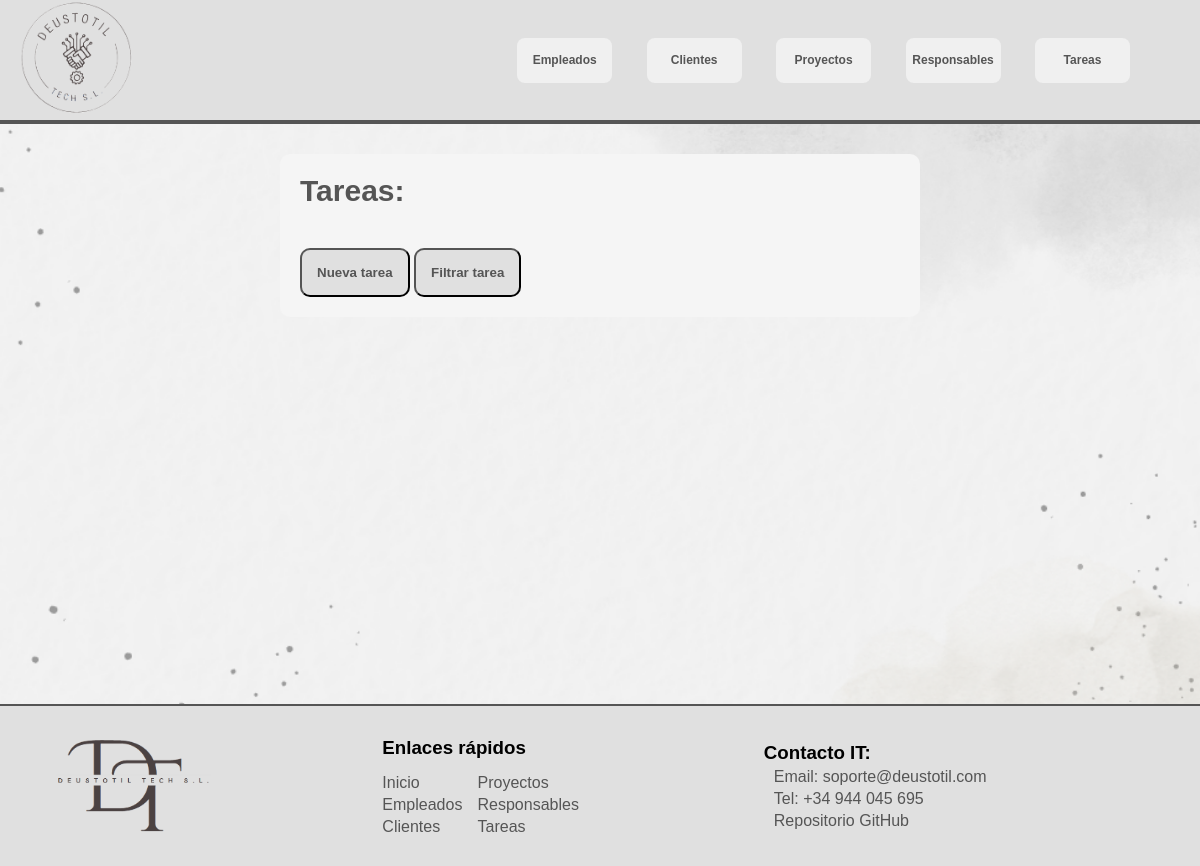
The app's page /deustotil/tareas, older data.
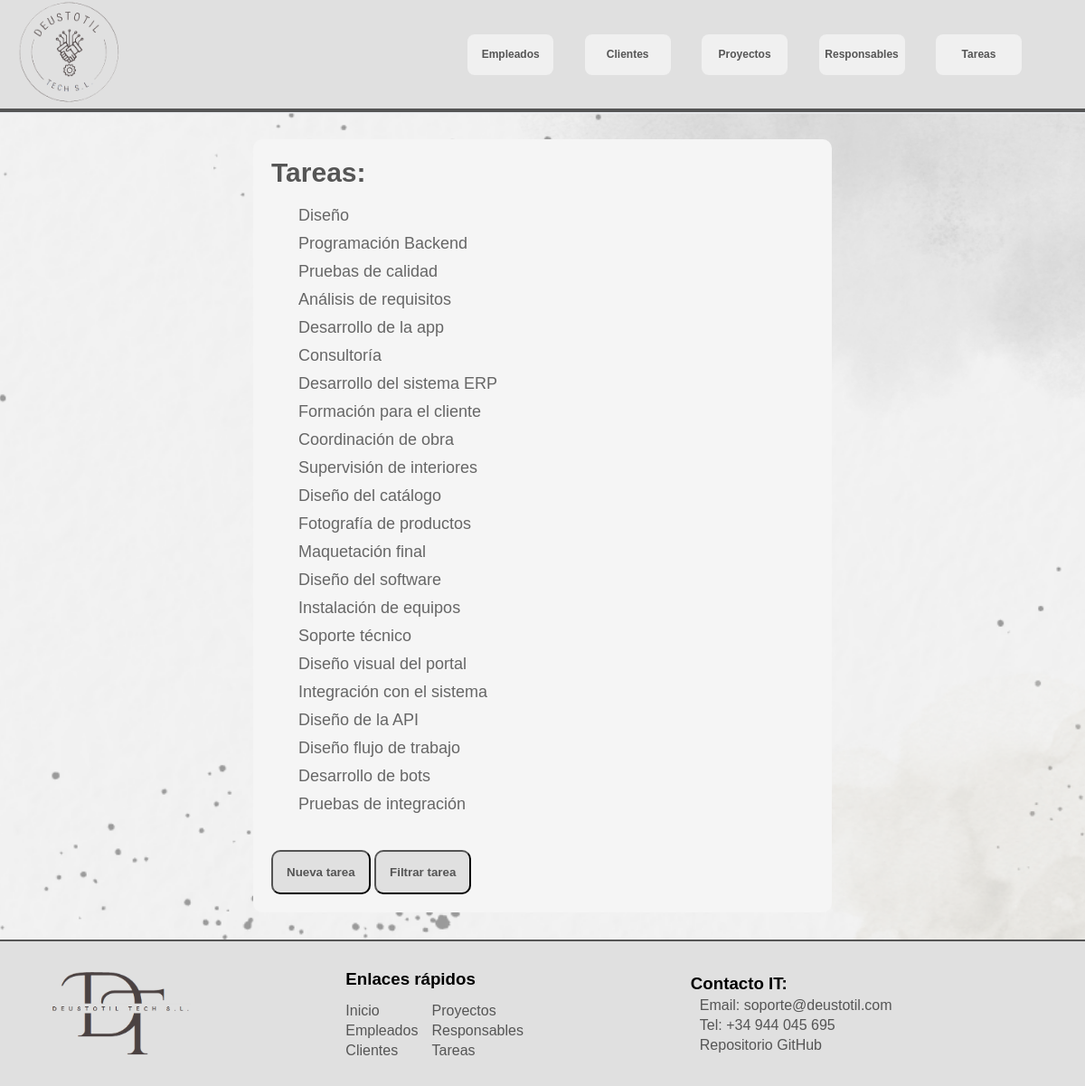
The same page, newer data.
### appdeustotil/models.py (models this page shows, shortened)
class Tarea(models.Model):
    nombre = models.CharField(max_length=30)
    descripcion = models.TextField(null = True, blank=True)
    fecha_inicio = models.DateField()
    fecha_fin = models.DateField()
    responsable = models.ManyToManyField(Empleado)
    proyecto = models.ForeignKey(Proyecto, on_delete=models.CASCADE)
    prioridad = models.CharField(max_length= 5, choices=[("Baja","baja"), ("Media","media"), ("Alta","alta")], default = "baja")
    estado = models.CharField(max_length=10, choices=[("Abierta","abierta"),("Asignada","asignada"), ("En proceso","en proceso"), ("Finalizada","finalizada")], default="Abierta")
    notas = models.TextField(null = True, blank=True)

### appdeustotil/views.py (the view)
# urls.py: path('tareas', views.TareaListView.as_view(), name='tareas'),
class TareaListView(ListView):
    model = Tarea
    queryset = Tarea.objects.all()

### appdeustotil/templates/appdeustotil/tarea_list.html
{% extends "base.html" %}
{% block content %}
<section id="content">
    <h2>Tareas:</h2>
    <ul>
    {% for tarea in object_list %}
        <li>
            <a href="{% url 'detalles_tarea' tarea.id %}">{{ tarea.nombre}}</a>
        </li>
    {% endfor %}
    </ul>
    <button><a href="{% url 'crear_tarea'%}">Nueva tarea</a></button>
    <button><a href="{% url 'buscar_tareas'%}">Filtrar tarea</a></button>
</section>
{% endblock %}

Row changes from the older to the newer data that the page shows:
added Tarea: nombre "Diseño"
added Tarea: nombre "Programación Backend"
added Tarea: nombre "Pruebas de calidad"
added Tarea: nombre "Análisis de requisitos"
added Tarea: nombre "Desarrollo de la app"
added Tarea: nombre "Consultoría"
added Tarea: nombre "Desarrollo del sistema ERP"
added Tarea: nombre "Formación para el cliente"
added Tarea: nombre "Coordinación de obra"
added Tarea: nombre "Supervisión de interiores"
added Tarea: nombre "Diseño del catálogo"
added Tarea: nombre "Fotografía de productos"
added Tarea: nombre "Maquetación final"
added Tarea: nombre "Diseño del software"
added Tarea: nombre "Instalación de equipos"
added Tarea: nombre "Soporte técnico"
added Tarea: nombre "Diseño visual del portal"
added Tarea: nombre "Integración con el sistema"
added Tarea: nombre "Diseño de la API"
added Tarea: nombre "Diseño flujo de trabajo"
added Tarea: nombre "Desarrollo de bots"
added Tarea: nombre "Pruebas de integración"
